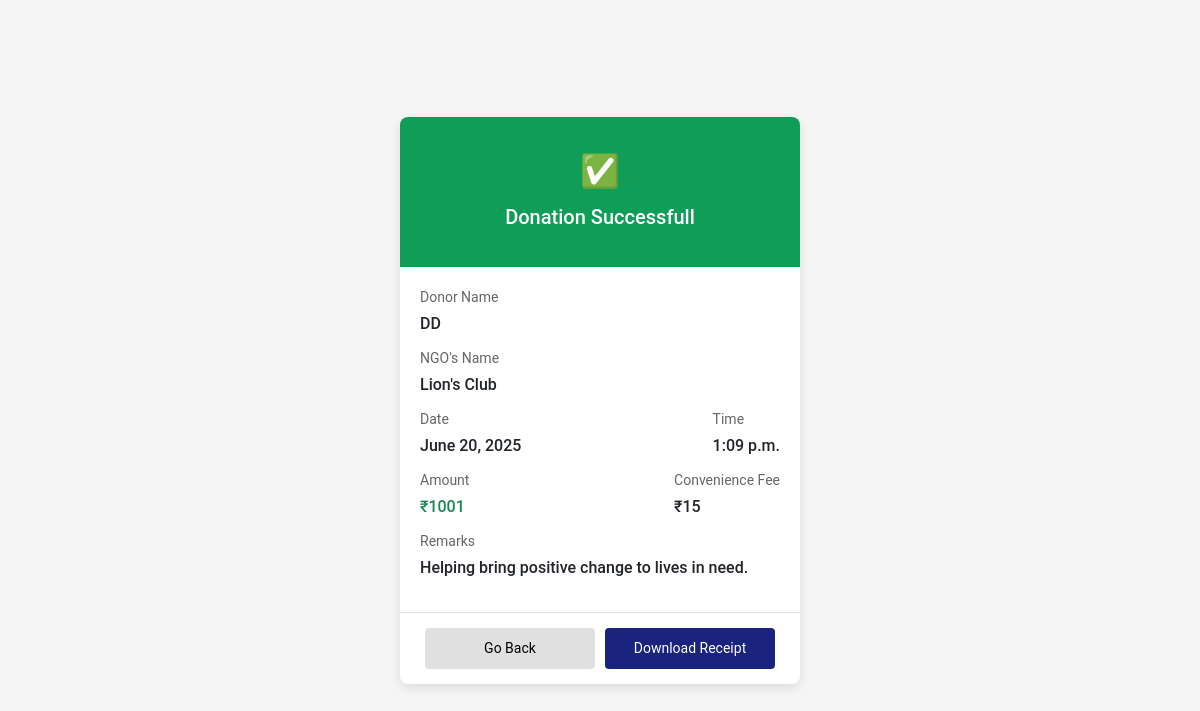
Page /donReciept?id=8 (signed in) on the committed database.
### ngoapp/models.py (models this page shows)
class Donations(models.Model):
    donor=models.ForeignKey(Donor,on_delete=models.CASCADE)
    activity=models.ForeignKey(Activity,on_delete=models.CASCADE)
    amount=models.IntegerField()
    ngodon=models.IntegerField(default=0)
    fee=models.IntegerField(default=0)
    date=models.DateField(auto_now_add=True)
    time=models.TimeField(auto_now_add=True,null=True)

class Donor(models.Model):
    user=models.ForeignKey(Logintbl,on_delete=models.CASCADE)
    name=models.CharField(max_length=50)
    email=models.CharField(max_length=50)
    phone=models.BigIntegerField()
    photo = models.FileField(null=True)
    address =models.CharField(max_length=200)

class Activity(models.Model):
    ngo=models.ForeignKey(Ngo,on_delete=models.CASCADE)
    name=models.CharField(max_length=50)
    category=models.CharField(max_length=50,null=True)
    description=models.TextField()
    loc=models.CharField(max_length=200)
    volunteers_needed=models.IntegerField()
    sDate=models.DateField()
    eDate=models.DateField()

class Ngo(models.Model):
    user=models.ForeignKey(Logintbl,on_delete=models.CASCADE)
    name=models.CharField(max_length=50)
    email=models.CharField(max_length=50)
    phone=models.BigIntegerField()
    lisence = models.FileField(null=True)
    logo = models.FileField(null=True)
    address =models.CharField(max_length=200)

### ngoapp/views.py (the view)
# urls.py: path('donReciept',views.donReciept),
def donReciept(request):
    uid = request.session['id']
    don = Donor.objects.get(id=uid)
    donation_id = request.GET.get('id')
    donation = Donations.objects.get(id=donation_id)
    return render(request,"donReciept.html",{"donation": donation, "donor": don})

### templates/donReciept.html (shortened to what this page needs)
<!DOCTYPE html>
<html lang="en">
<head>
  <link href="https://cdn.jsdelivr.net/npm/bootstrap@5.3.0/dist/css/bootstrap.min.css" rel="stylesheet"/>
</head>
<body>
  <div class="receipt" id="receipt">
    <div class="header">
      <div style="font-size: 32px;">✅</div>
      <h2>Donation Successfull</h2>
    </div>
    <div class="section">
      <div class="label">Donor Name</div>
      <div class="value">{{ donation.donor.name }}</div>
      <div class="label">NGO's Name</div>
      <div class="value">{{ donation.activity.ngo.name }}</div>
      <div class="row-2col">
        <div>
          <div class="label">Date</div>
          <div class="value">{{ donation.date }}</div>
        </div>
        <div>
          <div class="label">Time</div>
          <div class="value">{{ donation.time }}</div>
        </div>
      </div>
      <div class="row-2col">
        <div>
          <div class="label">Amount</div>
          <div class="value text-success">₹{{ donation.amount }}</div>
        </div>
        <div>
          <div class="label">Convenience Fee</div>
          <div class="value">₹{{ donation.fee }}</div>
        </div>
      </div>
      <div class="label">Remarks</div>
      <div class="value">Helping bring positive change to lives in need.</div>
    </div>
    <div class="footer-btns">
      <a href="/donHistory" class="view-btn">Go Back</a>
      <button class="home-btn" onclick="downloadPDF()">Download Receipt</button>
    </div>
  </div>
</body>
</html>

### templates/donReciept.html (style rules this page uses)
* { margin: 0; padding: 0; box-sizing: border-box; font-family: 'Roboto', sans-serif; }
body { background: #f5f5f5; display: flex; justify-content: center; align-items: center; height: 100vh; }
.receipt { width: 400px; background: #fff; border-radius: 8px; overflow: hidden; box-shadow: 0 4px 12px rgba(0, 0, 0, 0.1); }
.header { background: #0f9d58; color: white; text-align: center; padding: 30px 20px; }
.header h2 { font-size: 20px; margin-top: 10px; }
.section { padding: 20px; border-bottom: 1px solid #ddd; }
.label { font-size: 14px; color: #666; margin-bottom: 4px; }
.value { font-size: 16px; font-weight: 500; margin-bottom: 12px; }
.row-2col { display: flex; justify-content: space-between; gap: 10px; }
.footer-btns { display: flex; justify-content: space-between; padding: 15px 20px; }
.footer-btns button, .footer-btns a { flex: 1; margin: 0 5px; padding: 10px; border: none; border-radius: 4px; font-size: 14px; text-align: center; cursor: pointer; text-decoration: none; }
.view-btn { background: #e0e0e0; color: #000; }
.home-btn { background: #1a237e; color: white; }

### rows in the picture
Donations: donor.name "DD", activity.ngo.name "Lion's Club", date "June 20, 2025", time "1:09 p.m.", amount "1001", fee "15"
